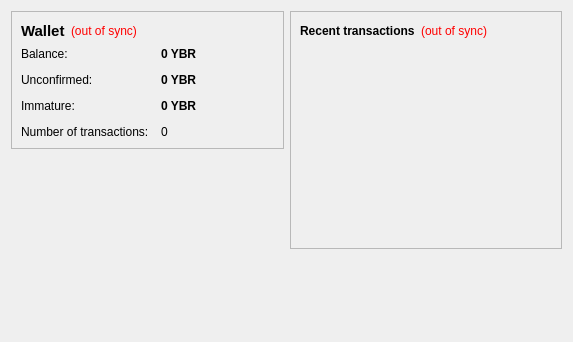
<?xml version="1.0" encoding="UTF-8"?>
<ui version="4.0">
 <class>OverviewPage</class>
 <widget class="QWidget" name="OverviewPage">
  <property name="geometry">
   <rect>
    <x>0</x>
    <y>0</y>
    <width>573</width>
    <height>342</height>
   </rect>
  </property>
  <property name="windowTitle">
   <string>Form</string>
  </property>
  <layout class="QHBoxLayout" name="horizontalLayout" stretch="1,1">
   <item>
    <layout class="QVBoxLayout" name="verticalLayout_2">
     <item>
      <widget class="QFrame" name="frame">
       <property name="frameShape">
        <enum>QFrame::StyledPanel</enum>
       </property>
       <property name="frameShadow">
        <enum>QFrame::Raised</enum>
       </property>
       <layout class="QVBoxLayout" name="verticalLayout_4">
        <item>
         <layout class="QHBoxLayout" name="horizontalLayout_4">
          <item>
           <widget class="QLabel" name="label_5">
            <property name="font">
             <font>
              <pointsize>11</pointsize>
              <weight>75</weight>
              <bold>true</bold>
             </font>
            </property>
            <property name="text">
             <string>Wallet</string>
            </property>
           </widget>
          </item>
          <item>
           <widget class="QLabel" name="labelWalletStatus">
            <property name="toolTip">
             <string>The displayed information may be out of date. Your wallet automatically synchronizes with the yabarcoin network after a connection is established, but this process has not completed yet.</string>
            </property>
            <property name="styleSheet">
             <string notr="true">QLabel { color: red; }</string>
            </property>
            <property name="text">
             <string notr="true">(out of sync)</string>
            </property>
            <property name="alignment">
             <set>Qt::AlignLeading|Qt::AlignLeft|Qt::AlignVCenter</set>
            </property>
           </widget>
          </item>
          <item>
           <spacer name="horizontalSpacer_2">
            <property name="orientation">
             <enum>Qt::Horizontal</enum>
            </property>
            <property name="sizeHint" stdset="0">
             <size>
              <width>40</width>
              <height>20</height>
             </size>
            </property>
           </spacer>
          </item>
         </layout>
        </item>
        <item>
         <layout class="QFormLayout" name="formLayout_2">
          <property name="fieldGrowthPolicy">
           <enum>QFormLayout::AllNonFixedFieldsGrow</enum>
          </property>
          <property name="horizontalSpacing">
           <number>12</number>
          </property>
          <property name="verticalSpacing">
           <number>12</number>
          </property>
          <item row="0" column="0">
           <widget class="QLabel" name="label">
            <property name="text">
             <string>Balance:</string>
            </property>
           </widget>
          </item>
          <item row="0" column="1">
           <widget class="QLabel" name="labelBalance">
            <property name="font">
             <font>
              <weight>75</weight>
              <bold>true</bold>
             </font>
            </property>
            <property name="cursor">
             <cursorShape>IBeamCursor</cursorShape>
            </property>
            <property name="toolTip">
             <string>Your current balance</string>
            </property>
            <property name="text">
             <string notr="true">0 YBR</string>
            </property>
            <property name="textInteractionFlags">
             <set>Qt::LinksAccessibleByMouse|Qt::TextSelectableByKeyboard|Qt::TextSelectableByMouse</set>
            </property>
           </widget>
          </item>
          <item row="1" column="0">
           <widget class="QLabel" name="label_3">
            <property name="text">
             <string>Unconfirmed:</string>
            </property>
           </widget>
          </item>
          <item row="1" column="1">
           <widget class="QLabel" name="labelUnconfirmed">
            <property name="font">
             <font>
              <weight>75</weight>
              <bold>true</bold>
             </font>
            </property>
            <property name="cursor">
             <cursorShape>IBeamCursor</cursorShape>
            </property>
            <property name="toolTip">
             <string>Total of transactions that have yet to be confirmed, and do not yet count toward the current balance</string>
            </property>
            <property name="text">
             <string notr="true">0 YBR</string>
            </property>
            <property name="textInteractionFlags">
             <set>Qt::LinksAccessibleByMouse|Qt::TextSelectableByKeyboard|Qt::TextSelectableByMouse</set>
            </property>
           </widget>
          </item>
          <item row="3" column="0">
           <widget class="QLabel" name="label_2">
            <property name="text">
             <string>Number of transactions:</string>
            </property>
           </widget>
          </item>
          <item row="3" column="1">
           <widget class="QLabel" name="labelNumTransactions">
            <property name="toolTip">
             <string>Total number of transactions in wallet</string>
            </property>
            <property name="text">
             <string notr="true">0</string>
            </property>
           </widget>
          </item>
          <item row="2" column="0">
           <widget class="QLabel" name="labelImmatureText">
            <property name="text">
             <string>Immature:</string>
            </property>
           </widget>
          </item>
          <item row="2" column="1">
           <widget class="QLabel" name="labelImmature">
            <property name="font">
             <font>
              <weight>75</weight>
              <bold>true</bold>
             </font>
            </property>
            <property name="toolTip">
             <string>Mined balance that has not yet matured</string>
            </property>
            <property name="text">
             <string notr="true">0 YBR</string>
            </property>
            <property name="textInteractionFlags">
             <set>Qt::LinksAccessibleByMouse|Qt::TextSelectableByKeyboard|Qt::TextSelectableByMouse</set>
            </property>
           </widget>
          </item>
         </layout>
        </item>
       </layout>
      </widget>
     </item>
     <item>
      <spacer name="verticalSpacer">
       <property name="orientation">
        <enum>Qt::Vertical</enum>
       </property>
       <property name="sizeHint" stdset="0">
        <size>
         <width>20</width>
         <height>40</height>
        </size>
       </property>
      </spacer>
     </item>
    </layout>
   </item>
   <item>
    <layout class="QVBoxLayout" name="verticalLayout_3">
     <item>
      <widget class="QFrame" name="frame_2">
       <property name="frameShape">
        <enum>QFrame::StyledPanel</enum>
       </property>
       <property name="frameShadow">
        <enum>QFrame::Raised</enum>
       </property>
       <layout class="QVBoxLayout" name="verticalLayout">
        <item>
         <layout class="QHBoxLayout" name="horizontalLayout_2">
          <item>
           <widget class="QLabel" name="label_4">
            <property name="text">
             <string>&lt;b&gt;Recent transactions&lt;/b&gt;</string>
            </property>
           </widget>
          </item>
          <item>
           <widget class="QLabel" name="labelTransactionsStatus">
            <property name="toolTip">
             <string>The displayed information may be out of date. Your wallet automatically synchronizes with the yabarcoin network after a connection is established, but this process has not completed yet.</string>
            </property>
            <property name="styleSheet">
             <string notr="true">QLabel { color: red; }</string>
            </property>
            <property name="text">
             <string notr="true">(out of sync)</string>
            </property>
            <property name="alignment">
             <set>Qt::AlignRight|Qt::AlignTrailing|Qt::AlignVCenter</set>
            </property>
           </widget>
          </item>
          <item>
           <spacer name="horizontalSpacer">
            <property name="orientation">
             <enum>Qt::Horizontal</enum>
            </property>
            <property name="sizeHint" stdset="0">
             <size>
              <width>40</width>
              <height>20</height>
             </size>
            </property>
           </spacer>
          </item>
         </layout>
        </item>
        <item>
         <widget class="QListView" name="listTransactions">
          <property name="styleSheet">
           <string notr="true">QListView { background: transparent; }</string>
          </property>
          <property name="frameShape">
           <enum>QFrame::NoFrame</enum>
          </property>
          <property name="verticalScrollBarPolicy">
           <enum>Qt::ScrollBarAlwaysOff</enum>
          </property>
          <property name="horizontalScrollBarPolicy">
           <enum>Qt::ScrollBarAlwaysOff</enum>
          </property>
          <property name="selectionMode">
           <enum>QAbstractItemView::NoSelection</enum>
          </property>
         </widget>
        </item>
       </layout>
      </widget>
     </item>
     <item>
      <spacer name="verticalSpacer_2">
       <property name="orientation">
        <enum>Qt::Vertical</enum>
       </property>
       <property name="sizeHint" stdset="0">
        <size>
         <width>20</width>
         <height>40</height>
        </size>
       </property>
      </spacer>
     </item>
    </layout>
   </item>
  </layout>
 </widget>
 <resources/>
 <connections/>
</ui>
